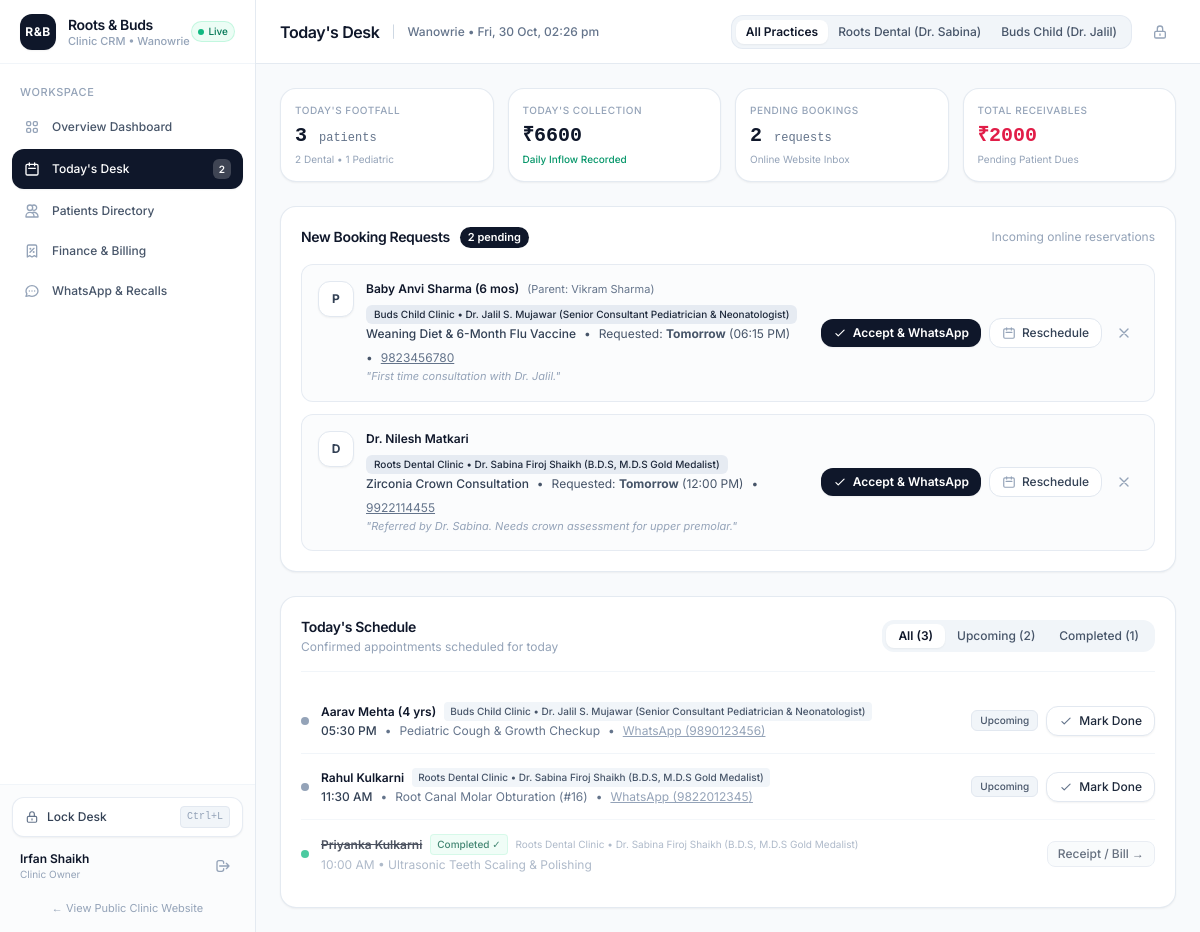
The page /crm/today/ (signed in) on the database as committed earlier.
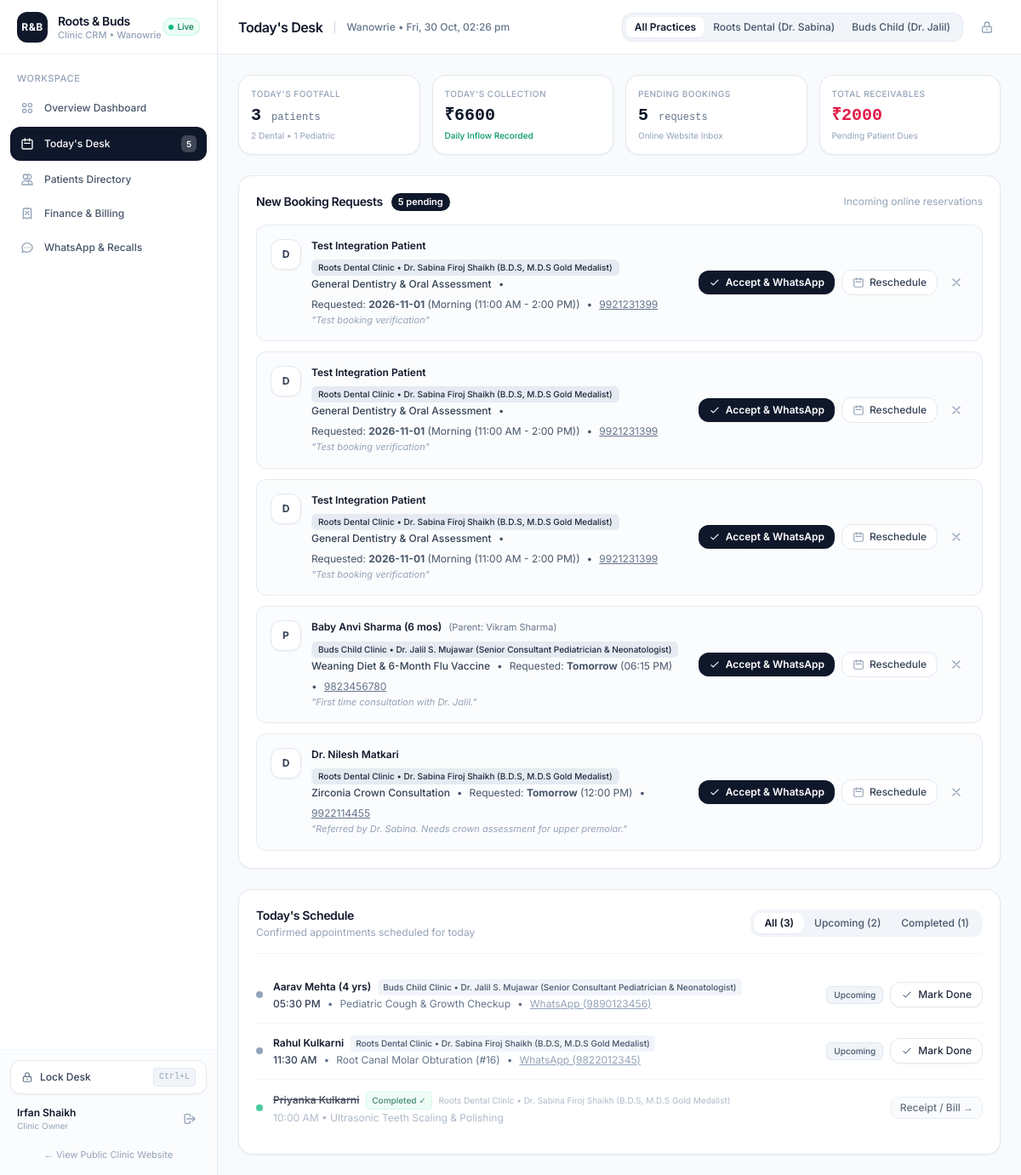
The same page on the database as committed later.
### clinic/models.py (models this page shows, shortened)
class AppointmentRequest(models.Model):
    CLINIC_CHOICES = [
        ('dental', 'Roots Dental Clinic'),
        ('pediatric', 'Buds Child Clinic'),
    ]
    STATUS_CHOICES = [
        ('pending', 'Pending Confirmation'),
        ('accepted', 'Accepted & Confirmed'),
        ('reschedule', 'Reschedule Proposed'),
        ('completed', 'Completed (Done)'),
        ('cancelled', 'Cancelled'),
    ]
    clinic_type = models.CharField(max_length=20, choices=CLINIC_CHOICES, default='dental')
    patient_name = models.CharField(max_length=120)
    parent_name = models.CharField(max_length=120, blank=True, null=True, default='')
    phone_number = models.CharField(max_length=30)
    service_needed = models.CharField(max_length=120, blank=True, default='General Consultation')
    preferred_date = models.CharField(max_length=50)
    preferred_time = models.CharField(max_length=50, blank=True, default='Morning (10:00 AM - 1:00 PM)')
    notes = models.TextField(blank=True, default='')
    status = models.CharField(max_length=20, choices=STATUS_CHOICES, default='pending')
    created_at = models.DateTimeField(auto_now_add=True)
    class Meta:
        ordering = ['-created_at']
    def clean_phone(self):
        digits = ''.join(c for c in self.phone_number if c.isdigit())
        if len(digits) == 10:
            return f"91{digits}"
        elif digits.startswith('91') and len(digits) == 12:
            return digits
        return digits or '919921231399'
    def doctor_name(self):
        return "Dr. Sabina Firoj Shaikh (B.D.S, M.D.S Gold Medalist)" if self.clinic_type == 'dental' else "Dr. Jalil S. Mujawar (Senior Consultant Pediatrician & Neonatologist)"
    def clinic_display_name(self):
        return "Roots Dental Clinic" if self.clinic_type == 'dental' else "Buds Child Clinic"

### clinic/views.py (the view)
# urls.py: path('crm/today/', views.crm_today_desk, name='crm_today'),
def crm_today_desk(request):
    if not request.user.is_authenticated:
        return redirect(f"/crm/login/?next={request.path}")
    today = datetime.date.today()
    wing_filter = request.GET.get('wing', 'all')
    pending_qs = AppointmentRequest.objects.filter(status='pending').order_by('-created_at')
    upcoming_qs = AppointmentRequest.objects.filter(status='accepted').order_by('preferred_date', 'preferred_time')
    completed_qs = AppointmentRequest.objects.filter(status='completed').order_by('-id')
    dental_today_count = upcoming_qs.filter(clinic_type='dental').count() + completed_qs.filter(clinic_type='dental').count()
    pediatric_today_count = upcoming_qs.filter(clinic_type='pediatric').count() + completed_qs.filter(clinic_type='pediatric').count()
    total_today_count = upcoming_qs.count() + completed_qs.count()
    all_invoices = Invoice.objects.select_related('patient').all().order_by('-created_at')
    today_invoices = [inv for inv in all_invoices if inv.created_at.date() == today]
    today_collection = sum((inv.paid_amount for inv in today_invoices), Decimal('0.00'))
    total_dues = sum((inv.balance_due for inv in all_invoices), Decimal('0.00'))
    if wing_filter in ['dental', 'pediatric']:
        pending_qs = pending_qs.filter(clinic_type=wing_filter)
        upcoming_qs = upcoming_qs.filter(clinic_type=wing_filter)
        completed_qs = completed_qs.filter(clinic_type=wing_filter)
    patients = Patient.objects.all().order_by('full_name')
    context = {
        'active_tab': 'today',
        'wing_filter': wing_filter,
        'pending_requests': pending_qs,
        'upcoming_appointments': upcoming_qs,
        'completed_appointments': completed_qs,
        'pending_count': pending_qs.count(),
        'upcoming_count': upcoming_qs.count(),
        'completed_count': completed_qs.count(),
        'total_today_count': total_today_count,
        'dental_today_count': dental_today_count,
        'pediatric_today_count': pediatric_today_count,
        'today_collection': today_collection,
        'total_dues': total_dues,
        'patients': patients,
    }
    return render(request, 'crm/today_desk.html', context)

### templates/crm/today_desk.html (shortened to what the changed rows need)
{% extends 'crm/base_crm.html' %}
{% block page_title %}Today's Desk{% endblock %}
{% block content %}
<div class="max-w-7xl mx-auto space-y-6">
  <div class="grid grid-cols-2 md:grid-cols-4 gap-3.5">
    <div class="bg-white p-3.5 rounded-2xl border border-slate-200/90 shadow-sm">
      <div class="text-[10px] font-medium text-slate-400 uppercase tracking-wider">Pending Bookings</div>
      <div class="text-xl font-bold text-slate-900 font-mono mt-1">{{ pending_count }} <span class="text-xs font-normal text-slate-500">requests</span></div>
      <div class="text-[10px] text-slate-400 mt-0.5">Online Website Inbox</div>
    </div>
  </div>
  <section class="bg-white rounded-2xl border border-slate-200/90 p-5 shadow-sm">
    <div class="flex items-center justify-between mb-4">
      <div class="flex items-center gap-2.5">
        <h2 class="text-sm font-semibold text-slate-900 tracking-tight">New Booking Requests</h2>
        <span id="pending-count-badge" class="px-2 py-0.5 rounded-full text-[11px] font-semibold {% if pending_count > 0 %}bg-slate-900 text-white{% else %}bg-slate-100 text-slate-500{% endif %}">
          {{ pending_count }} pending
        </span>
      </div>
    </div>
    {% if pending_requests %}
      <div id="pending-requests-container" class="space-y-3">
        {% for req in pending_requests %}
          <div id="request-card-{{ req.id }}" class="flex flex-col sm:flex-row items-start sm:items-center justify-between p-4 rounded-xl border border-slate-200/80 bg-slate-50/50 hover:bg-white hover:border-slate-300 transition-all gap-4">
            <div class="flex items-start gap-3">
              <div class="w-9 h-9 rounded-xl bg-white border border-slate-200 flex items-center justify-center font-bold text-xs text-slate-700 shadow-sm flex-shrink-0">
                {% if req.clinic_type == 'dental' %}D{% else %}P{% endif %}
              </div>
              <div class="space-y-0.5">
                <div class="flex items-center gap-2 flex-wrap">
                  <span class="text-xs font-semibold text-slate-900">{{ req.patient_name }}</span>
                  {% if req.parent_name %}
                    <span class="text-[11px] text-slate-500">(Parent: {{ req.parent_name }})</span>
                  {% endif %}
                  <span class="px-2 py-0.5 rounded-md text-[10px] font-medium {% if req.clinic_type == 'dental' %}bg-slate-200/80 text-slate-800{% else %}bg-slate-200/80 text-slate-800{% endif %}">
                    {{ req.clinic_display_name }} &bull; {{ req.doctor_name }}
                  </span>
                </div>
                <div class="text-xs text-slate-600 flex items-center gap-2 flex-wrap">
                  <span class="font-medium text-slate-700">{{ req.service_needed }}</span>
                  <span>&bull;</span>
                  <span>Requested: <strong>{{ req.preferred_date }}</strong> ({{ req.preferred_time }})</span>
                  <span>&bull;</span>
                  <a href="tel:{{ req.phone_number }}" class="text-slate-500 hover:text-slate-900 underline">{{ req.phone_number }}</a>
                </div>
                {% if req.notes %}
                  <div class="text-[11px] text-slate-400 italic">"{{ req.notes }}"</div>
                {% endif %}
              </div>
            </div>
            <div class="flex items-center gap-2 self-end sm:self-center flex-shrink-0">
              <button onclick="handleAppointmentAction({{ req.id }}, 'accept')" type="button"
                      class="px-3 py-1.5 rounded-xl text-xs font-semibold text-white bg-slate-900 hover:bg-slate-800 transition-all flex items-center gap-1.5 shadow-sm">
                <svg class="w-3.5 h-3.5" fill="none" stroke="currentColor" viewBox="0 0 24 24"><path stroke-linecap="round" stroke-linejoin="round" stroke-width="2" d="M5 13l4 4L19 7"/></svg>
                Accept &amp; WhatsApp
              </button>
              <button onclick="openRescheduleModal({{ req.id }}, '{{ req.patient_name|escapejs }}', '{{ req.preferred_date|escapejs }}', '{{ req.preferred_time|escapejs }}')" type="button"
                      class="px-3 py-1.5 rounded-xl text-xs font-medium text-slate-700 bg-white border border-slate-200 hover:bg-slate-50 transition-all flex items-center gap-1.5">
                <svg class="w-3.5 h-3.5 text-slate-400" fill="none" stroke="currentColor" viewBox="0 0 24 24"><path stroke-linecap="round" stroke-linejoin="round" stroke-width="2" d="M8 7V3m8 4V3m-9 8h10M5 21h14a2 2 0 002-2V7a2 2 0 00-2-2H5a2 2 0 00-2 2v12a2 2 0 002 2z"/></svg>
                Reschedule
              </button>
              <button onclick="handleAppointmentAction({{ req.id }}, 'cancel')" type="button"
                      class="p-1.5 text-slate-400 hover:text-rose-600 rounded-lg transition-colors" title="Decline Request">
                <svg class="w-4 h-4" fill="none" stroke="currentColor" viewBox="0 0 24 24"><path stroke-linecap="round" stroke-linejoin="round" stroke-width="2" d="M6 18L18 6M6 6l12 12"/></svg>
              </button>
            </div>
          </div>
        {% endfor %}
      </div>
    {% endif %}
  </section>
  <section class="bg-white rounded-2xl border border-slate-200/90 p-5 shadow-sm">
    <div class="flex flex-col sm:flex-row sm:items-center justify-between pb-4 border-b border-slate-100 gap-3">
      <div>
        <h2 class="text-sm font-semibold text-slate-900 tracking-tight">Today's Schedule</h2>
      </div>
    </div>
    <div class="mt-4 divide-y divide-slate-100" id="schedule-list">
      {% for appt in upcoming_appointments %}
        <div class="schedule-item schedule-upcoming py-3.5 flex flex-col sm:flex-row sm:items-center justify-between gap-3 group">
          <div class="flex items-center gap-3">
            <span class="w-2 h-2 rounded-full bg-slate-400"></span>
            <div>
              <div class="flex items-center gap-2">
                <span class="text-xs font-semibold text-slate-900">{{ appt.patient_name }}</span>
                <span class="text-[10px] px-1.5 py-0.5 rounded bg-slate-100 text-slate-600 font-medium">
                  {{ appt.clinic_display_name }} &bull; {{ appt.doctor_name }}
                </span>
              </div>
              <div class="text-xs text-slate-500 mt-0.5 flex items-center gap-2">
                <span class="font-medium text-slate-700">{{ appt.preferred_time|default:"11:00 AM" }}</span>
                <span>&bull;</span>
                <span>{{ appt.service_needed }}</span>
                <span>&bull;</span>
                <a href="https://wa.me/{{ appt.clean_phone }}" target="_blank" class="text-slate-400 hover:text-emerald-600 underline">
                  WhatsApp ({{ appt.phone_number }})
                </a>
              </div>
            </div>
          </div>
          <div class="flex items-center gap-2 self-end sm:self-center">
            <span class="px-2 py-0.5 rounded-md text-[10px] font-medium bg-slate-100 text-slate-600 border border-slate-200">
              Upcoming
            </span>
            <button onclick="markAppointmentDone({{ appt.id }}, '{{ appt.patient_name|escapejs }}', '{{ appt.clinic_type|escapejs }}', '{{ appt.service_needed|escapejs }}')" type="button"
                    class="px-3 py-1.5 rounded-xl text-xs font-medium text-slate-800 bg-white border border-slate-200 hover:border-slate-900 hover:text-slate-900 transition-all flex items-center gap-1.5 shadow-sm">
              <svg class="w-3.5 h-3.5 text-slate-500" fill="none" stroke="currentColor" viewBox="0 0 24 24"><path stroke-linecap="round" stroke-linejoin="round" stroke-width="2" d="M5 13l4 4L19 7"/></svg>
              Mark Done
            </button>
          </div>
        </div>
      {% endfor %}
      {% for appt in completed_appointments %}
        <div class="schedule-item schedule-completed py-3.5 flex flex-col sm:flex-row sm:items-center justify-between gap-3 opacity-75">
          <div class="flex items-center gap-3">
            <span class="w-2 h-2 rounded-full bg-emerald-500"></span>
            <div>
              <div class="flex items-center gap-2">
                <span class="text-xs font-semibold text-slate-900 line-through text-slate-500">{{ appt.patient_name }}</span>
                <span class="text-[10px] px-1.5 py-0.5 rounded bg-emerald-50 text-emerald-800 font-medium border border-emerald-200/50">
                  Completed &check;
                </span>
                <span class="text-[10px] text-slate-400">
                  {{ appt.clinic_display_name }} &bull; {{ appt.doctor_name }}
                </span>
              </div>
              <div class="text-xs text-slate-400 mt-0.5">
                {{ appt.preferred_time }} &bull; {{ appt.service_needed }}
              </div>
            </div>
          </div>
          <div class="flex items-center gap-2 self-end sm:self-center">
            <button onclick="openQuickBillModalWithData('{{ appt.patient_name|escapejs }}', '{{ appt.clinic_type|escapejs }}', '{{ appt.service_needed|escapejs }}')" type="button"
                    class="px-2.5 py-1 rounded-lg text-xs font-medium text-slate-700 bg-slate-50 border border-slate-200 hover:bg-white hover:text-slate-900 transition-all">
              Receipt / Bill &rarr;
            </button>
          </div>
        </div>
      {% endfor %}
    </div>
  </section>
</div>
{% endblock %}

### templates/crm/base_crm.html (shortened to what the changed rows need)
{% load static %}
<!DOCTYPE html>
<html lang="en" class="h-full bg-slate-50 antialiased">
<head>
  <script src="https://cdn.tailwindcss.com"></script>
</head>
<body class="h-full text-slate-800 flex overflow-hidden selection:bg-slate-900 selection:text-white">
  <aside class="w-64 bg-white border-r border-slate-200/90 flex flex-col flex-shrink-0 z-30 select-none">
    <div class="p-3 space-y-1 flex-1 overflow-y-auto">
      <a href="{% url 'crm_today' %}" class="flex items-center gap-3 px-3 py-2.5 rounded-xl text-xs font-medium transition-all {% if active_tab == 'today' %}bg-slate-900 text-white shadow-sm{% else %}text-slate-600 hover:text-slate-900 hover:bg-slate-100/70{% endif %}">
        <svg class="w-4 h-4 {% if active_tab == 'today' %}text-white{% else %}text-slate-400{% endif %}" fill="none" stroke="currentColor" viewBox="0 0 24 24">
          <path stroke-linecap="round" stroke-linejoin="round" stroke-width="2" d="M8 7V3m8 4V3m-9 8h10M5 21h14a2 2 0 002-2V7a2 2 0 00-2-2H5a2 2 0 00-2 2v12a2 2 0 002 2z"/>
        </svg>
        <span>Today's Desk</span>
        {% if pending_count and pending_count > 0 %}
          <span class="ml-auto px-1.5 py-0.5 rounded-md text-[10px] font-semibold {% if active_tab == 'today' %}bg-white/20 text-white{% else %}bg-slate-200 text-slate-700{% endif %}">
            {{ pending_count }}
          </span>
        {% endif %}
      </a>
    </div>
  </aside>
  <div class="flex-1 flex flex-col min-w-0 overflow-hidden bg-slate-50">
    <header class="h-16 px-6 bg-white border-b border-slate-200/90 flex items-center justify-between flex-shrink-0 z-20">
      <div class="flex items-center gap-3">
        <h1 class="text-base font-semibold text-slate-900 tracking-tight">
          {% block page_title %}Clinic Desk{% endblock %}
        </h1>
      </div>
    </header>
    <main class="flex-1 overflow-y-auto p-6">
      {% block content %}{% endblock %}
    </main>
  </div>
</body>
</html>

Rows that differ between the two databases and show on the page:
added AppointmentRequest: shows "D", patient_name "Test Integration Patient", clinic_display_name "Roots Dental Clinic", doctor_name "Dr. Sabina Firoj Shaikh (B.D.S, M.D.S Gold Medalist)", service_needed "General Dentistry & Oral Assessment", preferred_date "2026-11-01", preferred_time "Morning (11:00 AM - 2:00 PM)", phone_number "9921231399", notes "Test booking verification", shown under "New Booking Requests"
added AppointmentRequest: shows "D", patient_name "Test Integration Patient", clinic_display_name "Roots Dental Clinic", doctor_name "Dr. Sabina Firoj Shaikh (B.D.S, M.D.S Gold Medalist)", service_needed "General Dentistry & Oral Assessment", preferred_date "2026-11-01", preferred_time "Morning (11:00 AM - 2:00 PM)", phone_number "9921231399", notes "Test booking verification", shown under "New Booking Requests"
added AppointmentRequest: shows "D", patient_name "Test Integration Patient", clinic_display_name "Roots Dental Clinic", doctor_name "Dr. Sabina Firoj Shaikh (B.D.S, M.D.S Gold Medalist)", service_needed "General Dentistry & Oral Assessment", preferred_date "2026-11-01", preferred_time "Morning (11:00 AM - 2:00 PM)", phone_number "9921231399", notes "Test booking verification", shown under "New Booking Requests"
Other text that changed with them:
{{ pending_count }}: "2" → "5"
